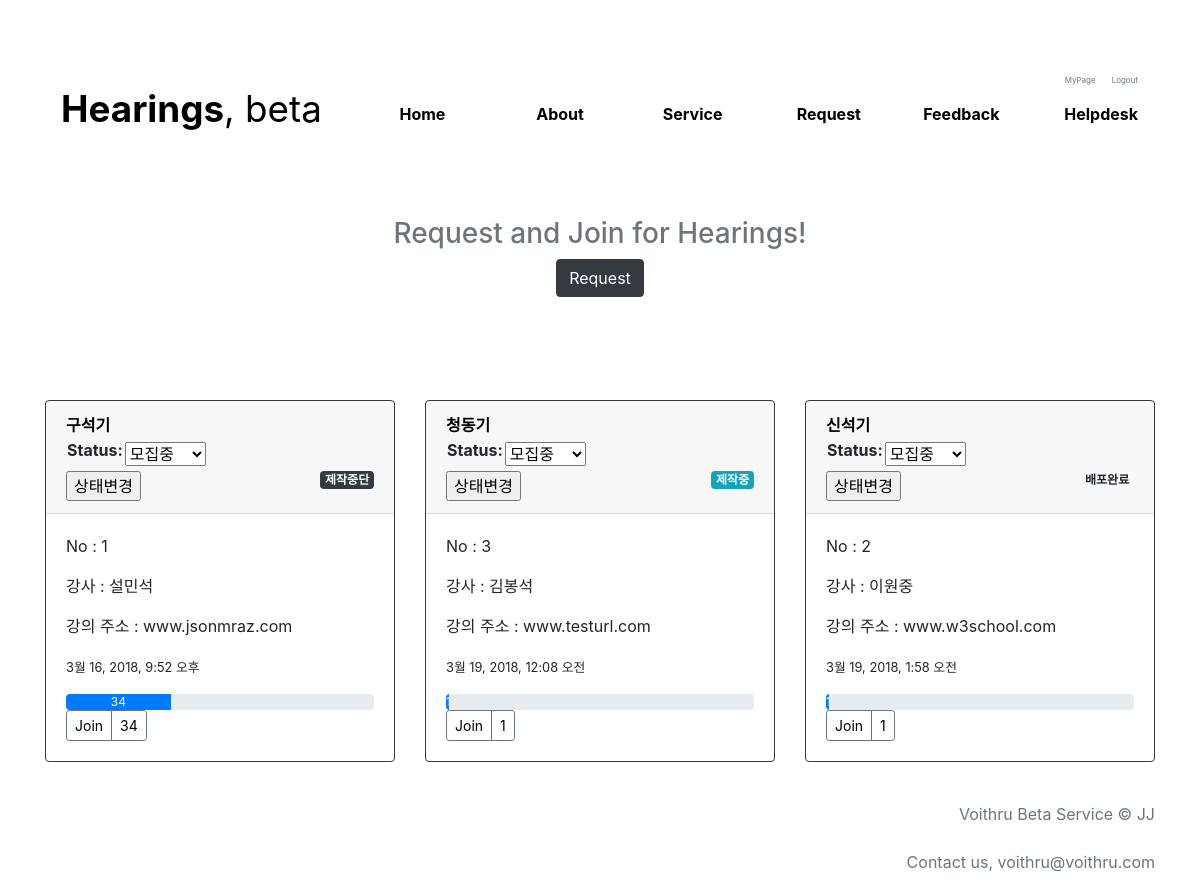
The app's page / (signed in) with its own data.
### blog/models.py (models this page shows, shortened)
class Request(models.Model):
    author = models.ForeignKey('auth.User', on_delete=models.CASCADE)
    username = models.CharField(max_length=50, blank=True)
    phone_num = models.CharField(max_length=50, blank=True)
    lec = models.CharField(max_length=100, blank=True)
    lec_url = models.CharField(max_length=100, blank=True)
    lec_teacher = models.CharField(max_length=100, blank=True)
    description = models.TextField()
    email = models.EmailField()
    lec_company = models.CharField(max_length=50, blank=True)
    created_date = models.DateTimeField(default=timezone.now)
    published_date = models.DateTimeField(blank=True, null=True)
    view_cnt = models.IntegerField(default=0, blank=True)
    STEP1 = '모집중'
    STEP2 = '준비중'
    STEP3 = '제작중'
    STEP4 = '배포완료'
    STEP_STOPPED = '제작중단'
    STATUS = [
        (STEP1, '모집중'),
        (STEP2, '준비중'),
        (STEP3, '제작중'),
        (STEP4, '배포완료'),
        (STEP_STOPPED, '제작중단'),
    ]
    status = models.CharField(choices=STATUS, max_length=20, default=STEP1)

### blog/views.py (the view)
# urls.py: url(r'^$', views.post_list, name='post_list'),
def post_list(request):
    candidates = Request.objects.all()
    posts = Request.objects.filter(published_date__lte=timezone.now()).order_by('published_date')
    if request.method == "POST":
            form = StatusForm(request.POST)
            if form.is_valid():
                post_test = Request.objects.get(id=request.POST['post.id'])
                post_test.status = request.POST.get('status', False)  # form.save(commit=False)
                post_test.author = request.user
                post_test.save()
                return redirect('post_list')
    else:
        form = StatusForm()
    return render(request, 'blog/post_list.html', {'posts': posts, 'form': form, 'candidates': candidates})

### blog/forms.py
class StatusForm(forms.ModelForm):
    STEP1 = '모집중'
    STEP2 = '준비중'
    STEP3 = '제작중'
    STEP4 = '배포완료'
    STEP_STOPPED = '제작중단'
    status = forms.ChoiceField(
        choices=[
            (STEP1, '모집중'),
            (STEP2, '준비중'),
            (STEP3, '제작중'),
            (STEP4, '배포완료'),
            (STEP_STOPPED, '제작중단'),
        ],
    )
    class Meta:
        model = Request
        fields = ('status',)

### blog/templates/blog/post_list.html (shortened to what this page needs)
{% extends 'blog/base.html' %}
{% load staticfiles %}
{% block content %}
<main role="main">
    <div class="container" style="display:table; height:200px;">
            <div class="text-center" style="padding-bottom: 70px; display:table-cell; vertical-align:middle;">
                <h3 class="text-secondary">Request and Join for Hearings!</h3>
                <p><a href="{% url 'post_new' %}" class="btn btn-dark">Request</a></p>
            </div>
    </div>
         <div class="container">
              <div class="row">
                  {% for post in posts %}
                  <div class="col-md-4 ">
                      <div class="card mb-12 box-shadow border-dark mb-3">
                          <div class="card-header">
                            <a href="{% url 'post_detail' pk=post.pk %}" style="color:black;"><strong>{{ post.lec }}</strong></a>
                            {% if not user.is_superuser %}
                                {% if post.status == '모집중' %}
                                    <span class="badge badge-primary" style="float:right">{{ post.status }}</span></h6>
                                {% elif post.status == '준비중'%}
                                    <span class="badge badge-success" style="float:right">{{ post.status }}</span></h6>
                                {% elif post.status == '제작중' %}
                                    <span class="badge badge-info" style="float:right">{{ post.status }}</span></h6>
                                {% elif post.status == '배포완료' %}
                                    <span class="badge badge-light" style="float:right">{{ post.status }}</span></h6>
                                {% elif post.status == '제작중단' %}
                                <span class="badge badge-dark" style="float:right">{{ post.status }}</span></h6>
                                {% endif %}
                            {% else %}
                              <form action="" method="post">
                                <table>
                                  {{ form }}
                                </table>
                                <input type="submit" value="상태변경">
                                {% if post.status == '모집중' %}
                                    <span class="badge badge-primary" style="float:right">{{ post.status }}</span></h6>
                                {% elif post.status == '준비중'%}
                                    <span class="badge badge-success" style="float:right">{{ post.status }}</span></h6>
                                {% elif post.status == '제작중' %}
                                    <span class="badge badge-info" style="float:right">{{ post.status }}</span></h6>
                                {% elif post.status == '배포완료' %}
                                    <span class="badge badge-light" style="float:right">{{ post.status }}</span></h6>
                                {% elif post.status == '제작중단' %}
                                <span class="badge badge-dark" style="float:right">{{ post.status }}</span></h6>
                                {% endif %}
                              </form>
                            {% endif %}
                          </div>
                          <div class="card-body">
                              <p class="card-text">No : {{ post.id }}</p>
                              <p class="card-text">강사 : {{ post.lec_teacher }}</p>
                              <p class="card-text">강의 주소 : {{ post.lec_url }}</p>
                              <p class="card-text"><small>{{ post.published_date }}</small></p>
                              <div class="progress">
                                <div class="progress-bar" role="progressbar" style="width: {{ post.view_cnt }}%;" aria-valuenow="0" aria-valuemin="0" aria-valuemax="100">{{ post.view_cnt }}</div>
                              </div>
                              <div class="d-flex justify-content-between align-items-center">
                                  <div class="btn-group">
                                      <button type="button" class="btn btn-sm btn-outline-secondary"><a href="{% url 'post_detail' pk=post.pk %}" style="color:black;">Join</a></button>
                                      <button type="button" class="btn btn-sm btn-outline-secondary"><a style="color:black;">{{ post.view_cnt }}</a></button>
                                  </div>
                              </div>
                          </div>
                      </div>
                  </div>
                  {% endfor %}
              </div>
         </div>
</main>
{% endblock %}

### blog/templates/static/css/blog.css (style rules this page uses)
strong { color:black; }

### records on screen
Request: lec "구석기", status "제작중단", id "1", lec_teacher "설민석", lec_url "www.jsonmraz.com", published_date "3월 16, 2018, 9:52 오후", view_cnt "34"
Request: lec "청동기", status "제작중", id "3", lec_teacher "김봉석", lec_url "www.testurl.com", published_date "3월 19, 2018, 12:08 오전", view_cnt "1"
Request: lec "신석기", status "배포완료", id "2", lec_teacher "이원중", lec_url "www.w3school.com", published_date "3월 19, 2018, 1:58 오전", view_cnt "1"
